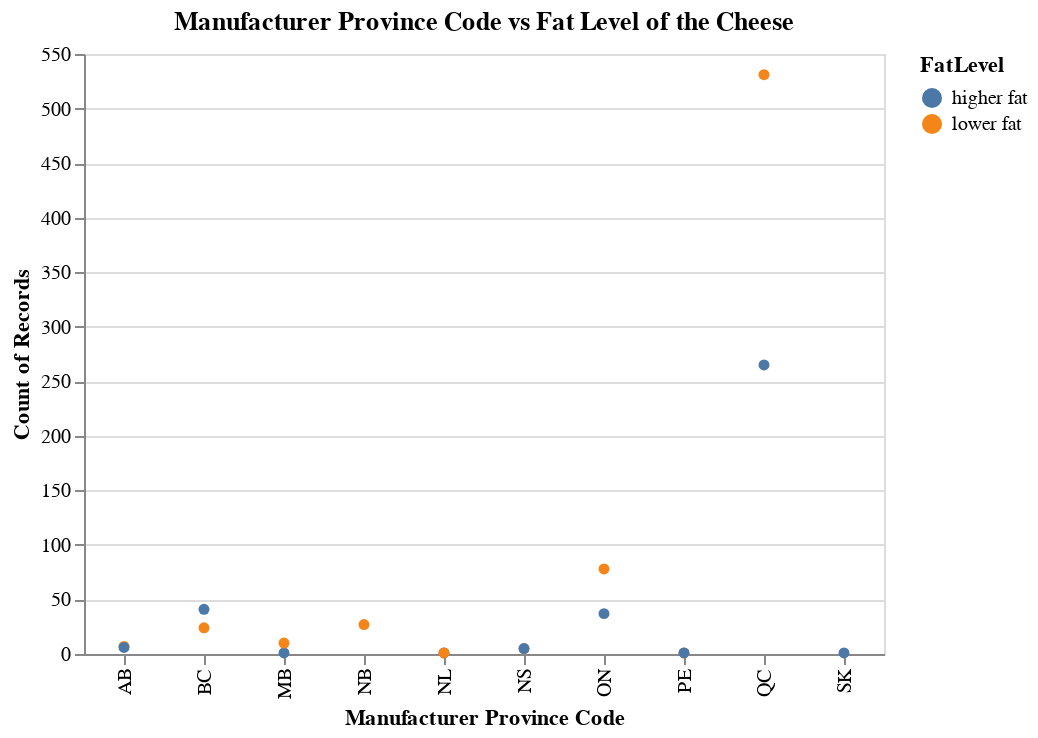

This figure's notebook cell:
### Code cell
# Creating EDA to understand the data 
# Visualizing "ManufacturerProvCode" vs target variable column "FatLevel" using Altair
ManufacturerProv_vs_Fat_plot = alt.Chart(cheese_df_new).mark_circle().encode(
    x=alt.X('ManufacturerProvCode:N', title='Manufacturer Province Code'),
    y=alt.Y('count()', title='Count of Records'),
    color='FatLevel:N'
).properties(
    title='Manufacturer Province Code vs Fat Level of the Cheese',
    width=400
)

ManufacturerProv_vs_Fat_plot

### Figure 1 — Vega-Lite specification as saved in the notebook (floating-point values rounded to 4 significant figures; data arrays with more than 128 entries replaced by an {"elided": "..."} marker saying what was removed)
{"config": {"view": {"continuousWidth": 400, "continuousHeight": 300}}, "data": {"name": "data-a1c7e1736ca296ec884af049d605e149"}, "mark": "circle", "encoding": {"color": {"type": "nominal", "field": "FatLevel"}, "x": {"type": "nominal", "field": "ManufacturerProvCode", "title": "Manufacturer Province Code"}, "y": {"type": "quantitative", "aggregate": "count", "title": "Count of Records"}}, "title": "Manufacturer Province Code vs Fat Level of the Cheese", "width": 400, "$schema": "https://vega.github.io/schema/vega-lite/v4.8.1.json", "datasets": {"data-a1c7e1736ca296ec884af049d605e149": {"elided": "1042 records"}}}
